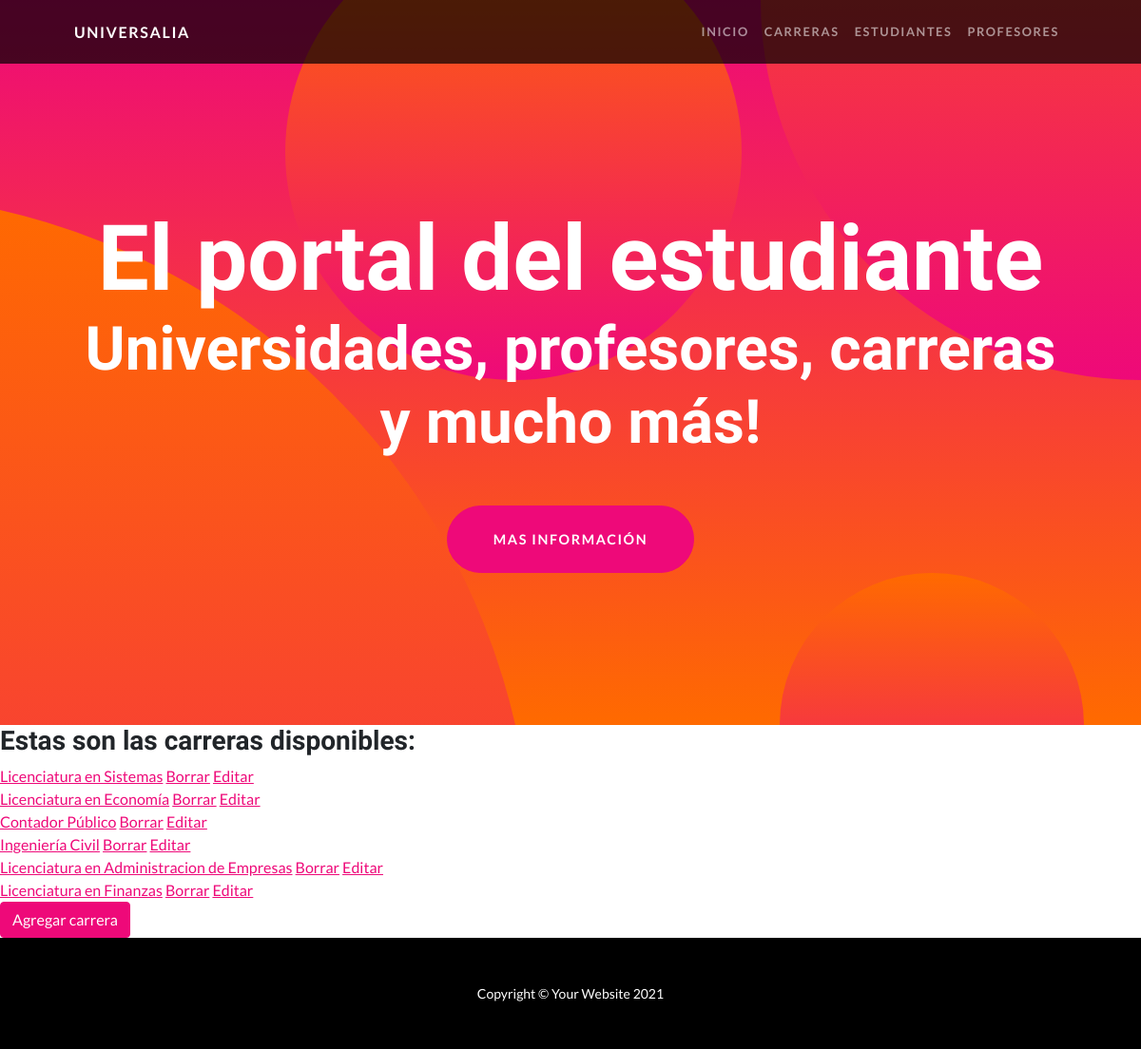
The page /Universidades/carreras/ on the database as committed earlier.
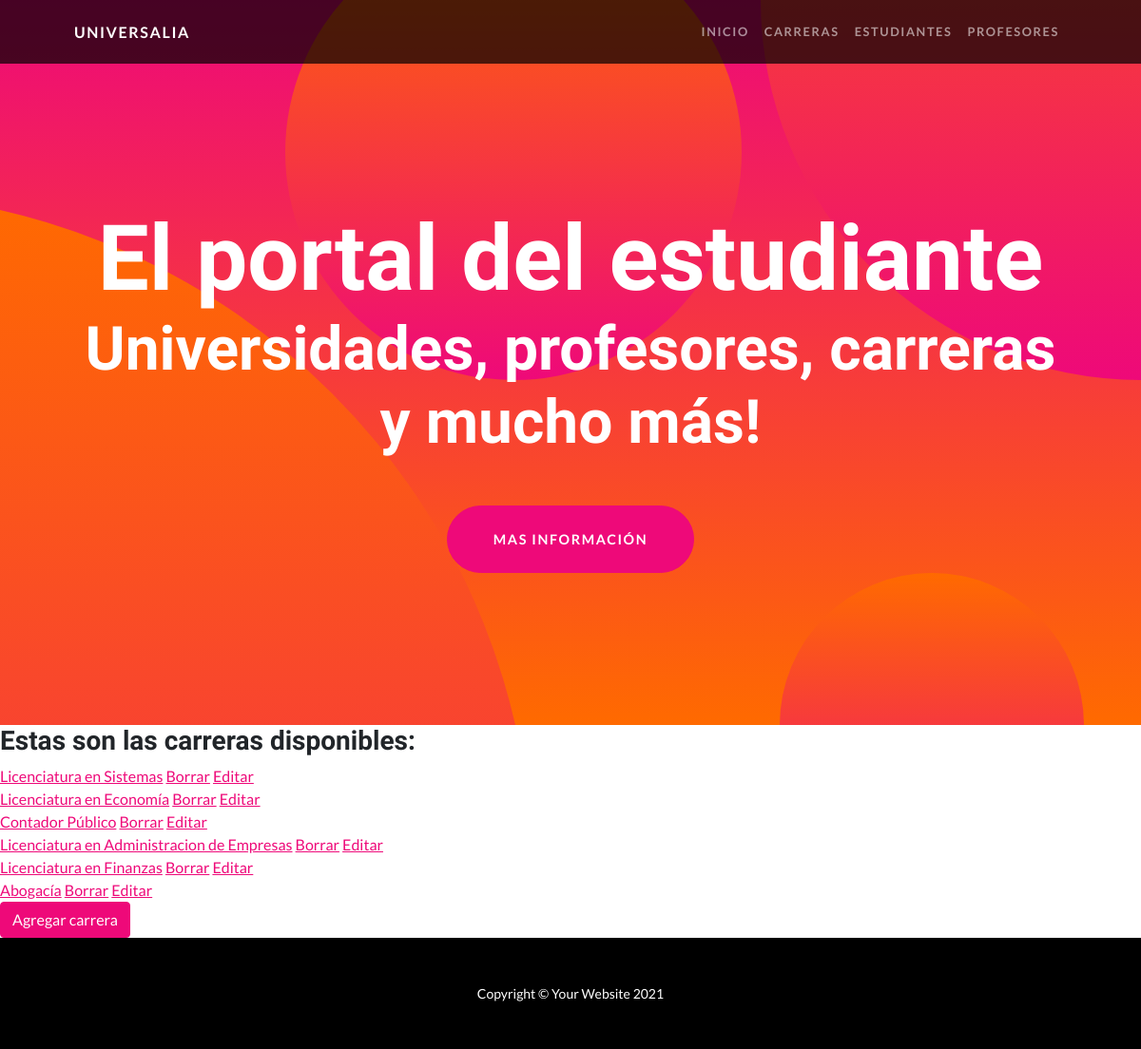
The same page on the database as committed later.
### Universidades/models.py (models this page shows)
class Carrera(Model):
  carrera = CharField(max_length=100)
  duracion = DecimalField(decimal_places=1, max_digits=2)
  facultad = CharField(max_length=40)
  cantidad_materias = IntegerField(verbose_name='Materias')
  def __str__(self):
      return f'{self.carrera}'

### Universidades/views.py (the view)
# urls.py: path('carreras/', CarreraListView.as_view(), name = 'carreras'),
class CarreraListView(ListView):
  model = Carrera
  template_name = 'carreras.html'
  context_object_name = 'carreras'

### Universidades/templates/carreras.html (shortened to what this page needs)
{% extends 'padre.html' %}
{% block cambia %}
  <h3>Estas son las carreras disponibles:</h3>
  {% for carrera in carreras %}
    <a href="{% url 'ver_carrera' carrera.id %}">{{ carrera }}</a>
    <a href="{% url 'borrar_carreras' carrera.id %}">Borrar</a>
    <a href="{% url 'actualizar_carreras' carrera.id %}">Editar</a>
    <br>
  {% endfor %}
  <a class="btn btn-primary" href="{% url 'formulario_carreras' %}">Agregar carrera</a>
{% endblock %}

Rows that differ between the two databases and show on the page:
removed Carrera: carrera "Ingeniería Civil"
added Carrera: carrera "Abogacía"
